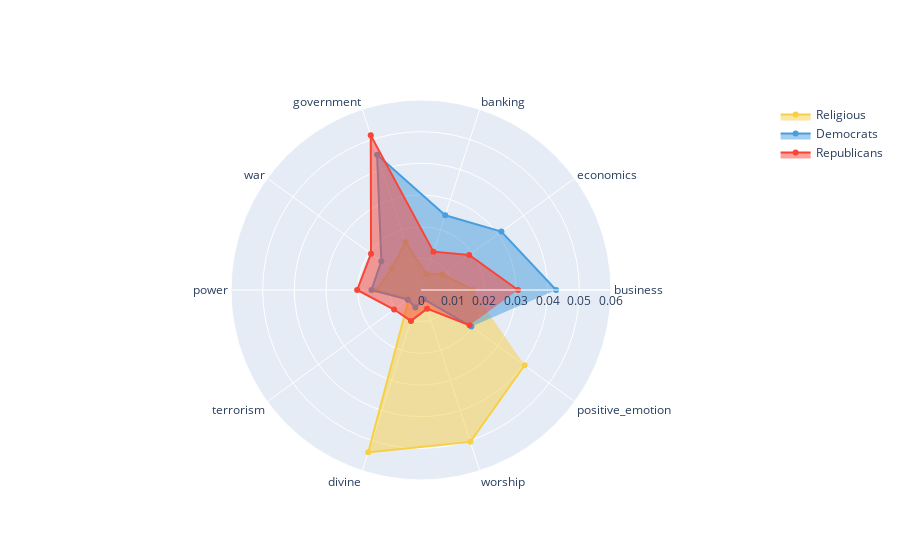

The cell this chart's notebook holds for it:
### Markdown cell above
### Radar Chart

### Code cell
theta_ = ['business','economics','banking','government','war','power','terrorism','divine','worship','positive_emotion']

fig = go.Figure()

fig.add_trace(go.Scatterpolar(
        r=categories_df[theta_].loc['Religious'],
        theta=theta_,
        fill='toself',
        name='Religious',
        line_color = '#f8d044'
))
fig.add_trace(go.Scatterpolar(
        r=categories_df[theta_].loc['Democrats'],
        theta=theta_,
        #mode = 'lines',
        fill='toself',
        name='Democrats',
        line_color = '#489ede'
))
fig.add_trace(go.Scatterpolar(
        r=categories_df[theta_].loc['Republicans'],
        theta=theta_,
        fill='toself',
        name='Republicans',
        line_color = '#f94436'
))

fig.update_layout(
  polar=dict(
    radialaxis=dict(
      visible=True,
      range=[0, 0.06]
    )),
  showlegend=True
)

fig.show()
fig.write_html("../output/radar_chart_features.html")

### Figure 1 — Plotly figure (JSON) as saved in the notebook; plotly's stock layout.template omitted (floating-point values rounded to 4 significant figures)
{"data": [{"fill": "toself", "line": {"color": "#f8d044"}, "name": "Religious", "r": [0.0163, 0.008427, 0.005393, 0.01589, 0.01143, 0.01407, 0.004732, 0.0539, 0.05043, 0.04044], "theta": ["business", "economics", "banking", "government", "war", "power", "terrorism", "divine", "worship", "positive_emotion"], "type": "scatterpolar"}, {"fill": "toself", "line": {"color": "#489ede"}, "name": "Democrats", "r": [0.04266, 0.03137, 0.02481, 0.04493, 0.01548, 0.01564, 0.005178, 0.005798, 0.003111, 0.01967], "theta": ["business", "economics", "banking", "government", "war", "power", "terrorism", "divine", "worship", "positive_emotion"], "type": "scatterpolar"}, {"fill": "toself", "line": {"color": "#f94436"}, "name": "Republicans", "r": [0.03064, 0.01882, 0.01273, 0.05134, 0.01952, 0.02016, 0.01049, 0.01026, 0.006207, 0.01896], "theta": ["business", "economics", "banking", "government", "war", "power", "terrorism", "divine", "worship", "positive_emotion"], "type": "scatterpolar"}], "layout": {"polar": {"radialaxis": {"range": [0, 0.06], "visible": true}}, "showlegend": true}}
